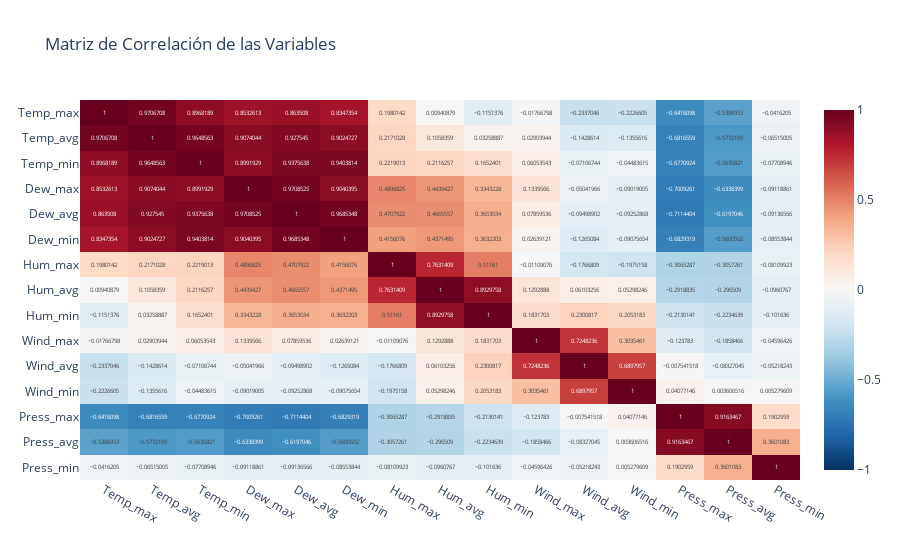

This figure's notebook cell:
### Markdown cell above
**Respuesta:**

### Code cell
frink = pd.read_csv('datos_frink.csv')

frink0 = frink.drop(columns=['date'])
correlation_matrix = frink0.corr()

correlation_long = correlation_matrix.reset_index().melt(id_vars='index')
correlation_long.columns = ['Variable 1', 'Variable 2', 'Correlación']

fig = px.imshow(
    correlation_matrix,
    text_auto=True,
    aspect="auto",
    title='Matriz de Correlación de las Variables',
    color_continuous_scale='RdBu_r',
    zmin=-1, zmax=1
)

fig.show()

### Figure 1 — Plotly figure (JSON) as saved in the notebook; plotly's stock layout.template omitted (floating-point values rounded to 4 significant figures; data arrays with more than 128 entries replaced by an {"elided": "..."} marker saying what was removed)
{"data": [{"coloraxis": "coloraxis", "hovertemplate": "x: %{x}<br>y: %{y}<br>color: %{z}<extra></extra>", "name": "0", "texttemplate": "%{z}", "type": "heatmap", "x": ["Temp_max", "Temp_avg", "Temp_min", "Dew_max", "Dew_avg", "Dew_min", "Hum_max", "Hum_avg", "Hum_min", "Wind_max", "Wind_avg", "Wind_min", "Press_max", "Press_avg", "Press_min"], "xaxis": "x", "y": ["Temp_max", "Temp_avg", "Temp_min", "Dew_max", "Dew_avg", "Dew_min", "Hum_max", "Hum_avg", "Hum_min", "Wind_max", "Wind_avg", "Wind_min", "Press_max", "Press_avg", "Press_min"], "yaxis": "y", "z": {"elided": "15x15 float values"}}], "layout": {"coloraxis": {"cmax": 1, "cmin": -1, "colorscale": [[0, "rgb(5,48,97)"], [0.1, "rgb(33,102,172)"], [0.2, "rgb(67,147,195)"], [0.3, "rgb(146,197,222)"], [0.4, "rgb(209,229,240)"], [0.5, "rgb(247,247,247)"], [0.6, "rgb(253,219,199)"], [0.7, "rgb(244,165,130)"], [0.8, "rgb(214,96,77)"], [0.9, "rgb(178,24,43)"], [1, "rgb(103,0,31)"]]}, "title": {"text": "Matriz de Correlación de las Variables"}, "xaxis": {"anchor": "y", "domain": [0, 1]}, "yaxis": {"anchor": "x", "autorange": "reversed", "domain": [0, 1]}}}
